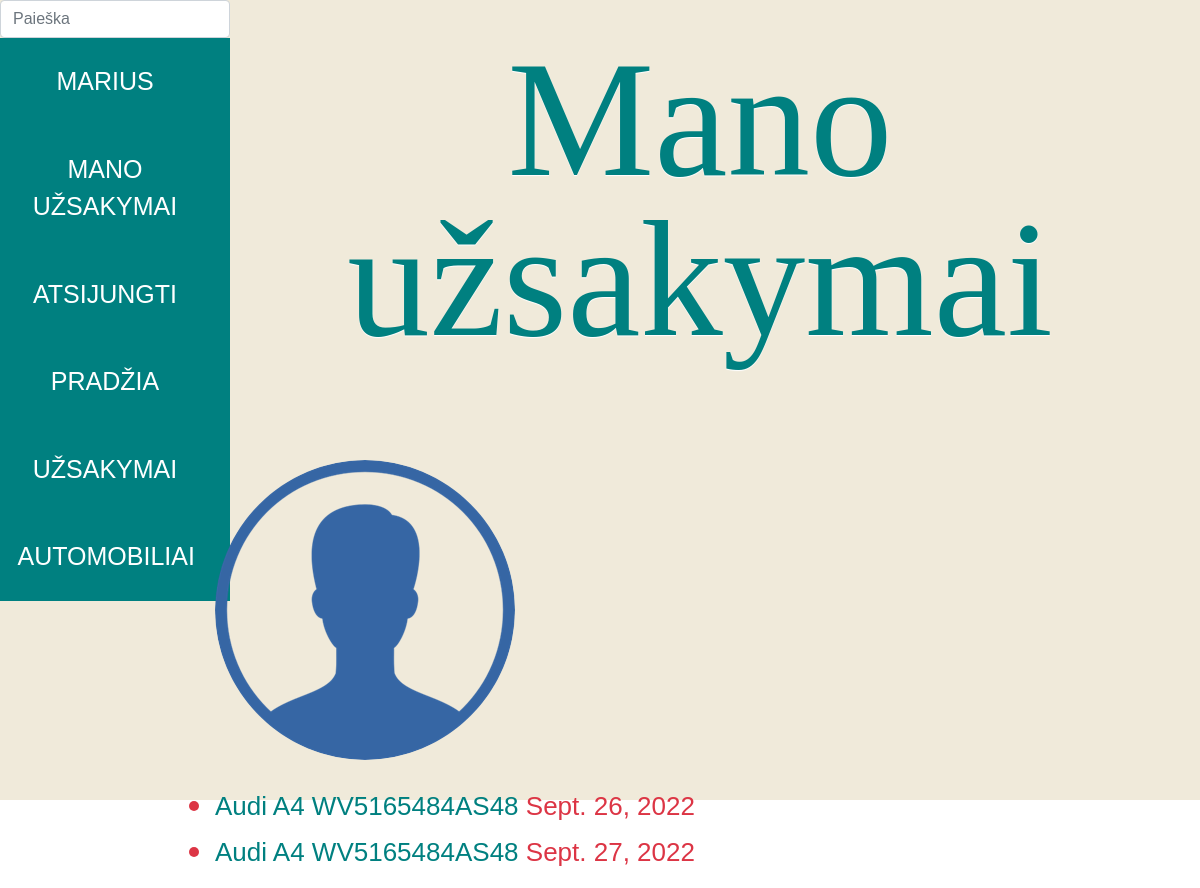
Screenshot of /autoservice/myorders/ (signed in) with the database file from the repository.
### autoservice/models.py (models this page shows, shortened)
class Profilis(models.Model):
    user = models.OneToOneField(User, on_delete=models.CASCADE)
    nuotrauka = models.ImageField(default="blank.png", upload_to="profile_pics")

class Uzsakymas(models.Model):
    data = models.DateField("Data", null=True, blank=True)
    automobilis_id = models.ForeignKey(
        "Automobilis", on_delete=models.SET_NULL, null=True
    )
    grazinimas = models.DateField("Bus įvykdyta", null=True, blank=True)
    UZSAKYMO_STATUS = (
        ("p", "Priimtas"),
        ("v", "Vykdomas"),
        ("i", "Įvykdytas"),
        ("a", "Atmestas"),
    )
    status = models.CharField(
        max_length=1,
        choices=UZSAKYMO_STATUS,
        blank=True,
        default="p",
        help_text="Statusas",
    )
    vartotojas = models.ForeignKey(User, on_delete=models.SET_NULL, null=True, blank=True)
    @property
    def is_overdue(self):
        if self.grazinimas and date.today() > self.grazinimas:
            return True
        return False
    class Meta:
        verbose_name = "Užsakymas"
        verbose_name_plural = "Užsakymai"

class Automobilis(models.Model):
    valstybinis_nr = models.CharField("Valstybinis_NR", max_length=7)
    automobilio_modelis_id = models.ForeignKey(
        "AutomobilioModelis", on_delete=models.SET_NULL, null=True
    )
    VIN_kodas = models.CharField(
        "VIN_kodas", max_length=200, help_text="Įveskite VIN kodą"
    )
    klientas = models.CharField("Klientas", max_length=200)
    nuotrauka = models.ImageField("Nuotrauka", upload_to="auto_nuotraukos", null=True)
    aprasymas = HTMLField()
    class Meta:
        verbose_name = "Automobilis"
        verbose_name_plural = "Automobiliai"
    def __str__(self):
        return f"{self.automobilio_modelis_id} {self.VIN_kodas}"

class AutomobilioModelis(models.Model):
    marke = models.CharField(
        "Markė", max_length=50, help_text="Įveskite automobilio markę"
    )
    modelis = models.CharField(
        "Modelis", max_length=50, help_text="Įveskite automobilio modelį"
    )
    class Meta:
        verbose_name = "Automobilio modelis"
        verbose_name_plural = "Automobilių modeliai"
    def __str__(self):
        return f"{self.marke} {self.modelis}"

### autoservice/views.py (the view)
# urls.py: path("myorders/", views.OrdersByUserListView.as_view(), name="my-orders"),
class OrdersByUserListView(LoginRequiredMixin, generic.ListView):
    model = Uzsakymas  # konteksto kint į šabloną bookinstance_list
    template_name = "user_orders.html"
    paginate_by = 10
    def get_queryset(self):
        return Uzsakymas.objects.filter(vartotojas=self.request.user).order_by(
            "grazinimas"
        )

### autoservice/templates/user_orders.html
{% extends "base.html" %}}
{% block content %}
<div class="cars">
    <h1 style="margin-bottom: 100px">Mano užsakymai</h1>
    <img class="rounded-circle" style="margin-bottom: 20px" src="{{ user.profilis.nuotrauka.url }}">
    {% if uzsakymas_list %}
    <ul>
        {% for i in uzsakymas_list %}
        <li style="font-size: 26px;" class="{% if i.is_overdue %}text-danger{% endif %}">
            <a style="color: #008080;" href="{% url 'orders_detail' i.id %}">{{ i.automobilis_id }}</a>
            {{ i.grazinimas }}
        </li>
        {% endfor %}
    </ul>
    {% else %}
        <p>Jūs neturite užsakymų.</p>
    {% endif %}
</div>
{% endblock %}

### autoservice/templates/base.html (shortened to what this page needs)
<!DOCTYPE html>
<html lang="en">
<head>
  <link rel="stylesheet" href="https://stackpath.bootstrapcdn.com/bootstrap/4.1.3/css/bootstrap.min.css">
  {% load static %}
  <link rel="stylesheet" href="{% static 'css/styles.css' %}">
</head>
<body class="body">
  <div class="area" >
    <ul class="circles">
    </ul>
    <div class="container-fluid">
      <div class="row">
        <div class="col-sm-2">
        {% block sidebar %}
          <ul class="sidebar-nav">
            <li>
            <form style="margin-left: 20px; width: 230px;" action="{% url 'search_link' %}" method="get">
              <input name="query" class="form-control" type="text" placeholder="Paieška">
            </form>
            </li>
              {% if user.is_authenticated %}
            <li><a href="{% url 'profile' %}">
            {{ user.get_username }}</a></li>
            <li><a href="{% url 'my-orders' %}">Mano užsakymai</a></li>
            <li><a href="{% url 'logout'%}">Atsijungti</a></li>
          {% else %}
            <li><a href="{% url 'login'%}">Prisijungti</a></li>
            <li><a href="{% url 'register' %}">Registruotis</a></li>
          {% endif %}
            <li><a href="{% url 'index' %}">Pradžia</a></li>
            <li><a href="{% url 'orders_link' %}">Užsakymai</a></li>
            <li><a href="{% url 'cars' %}">Automobiliai</a></li>
          </ul>
       {% endblock %}
        </div>
        <div class="col-sm-10">{% block content %}{% endblock %}</div>
      </div>
    </div>
  </div >
</body>
</html>

### autoservice/static/css/styles.css (style rules this page uses)
ul { color: #008080; }
li::marker { font-size: 2rem; font-weight: bolder; }
.cars h1 { color: #008080; font-family: "Great Vibes", cursive; font-size: 165px; line-height: 160px; font-weight: normal; margin-bottom: 0px; margin-top: 40px; text-align: center; text-shadow: 0 1px 1px #fff; }
.sidebar-nav { margin-left: -35px; list-style: none; }
.sidebar-nav li { text-align: center; width: 200px; }
.sidebar-nav a { display: inline-block; width: 250px; font-size: 25px; background-color: #008080; color: white; padding: 1em 1.5em; text-decoration: none; text-transform: uppercase; }
* { margin: 0px; padding: 0px; }
body { font-family: 'Exo', sans-serif; }
.area { background: #F0EADA; background: -webkit-linear-gradient(to left, #8f94fb, #4e54c8); width: 100%; height:100vh; }
.circles { position: absolute; top: 0; left: 0; width: 100%; height: 100%; overflow: hidden; }
* { margin: 0; padding: 0; }
html { background: url("https://dl.dropboxusercontent.com/u/159328383/background.jpg") no-repeat center center fixed; -webkit-background-size: cover; -moz-background-size: cover; -o-background-size: cover; background-size: cover; }
body { background: transparent; }
body, input, button { font-family: 'Source Sans Pro', sans-serif; }

### rows the page displays
Uzsakymas: automobilis_id "Audi A4 WV5165484AS48", grazinimas "Sept. 26, 2022"
Uzsakymas: automobilis_id "Audi A4 WV5165484AS48", grazinimas "Sept. 27, 2022"

### other values shown
{{ user.get_username }} "MARIUS"
